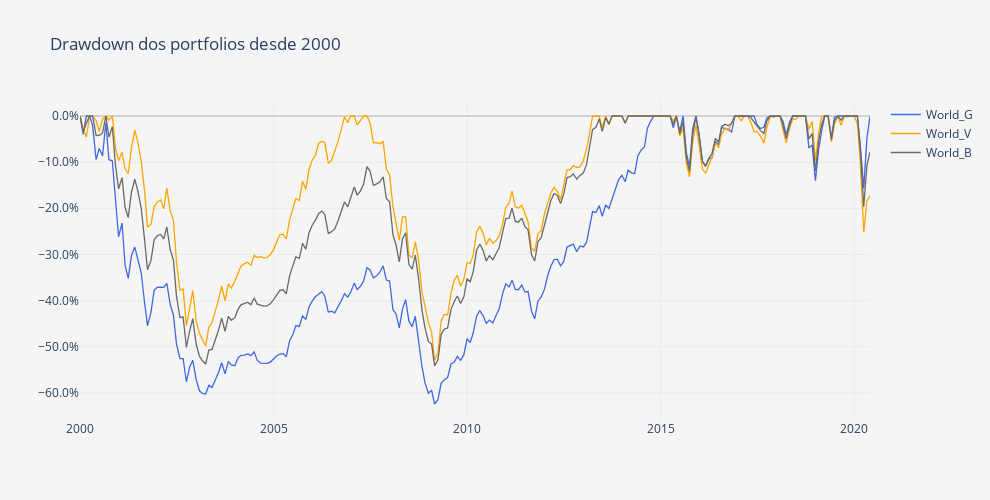

Here is the notebook cell this chart was saved with:
### Code cell
DD = pa.compute_drawdowns(fundos)
DD = DD /100

layout = go.Layout(
    title='Drawdown dos portfolios desde 2000',
    plot_bgcolor='#f5f5f5',
    paper_bgcolor='#f5f5f5',
    width=990,
    height=500,
    xaxis=dict(
        title='',
        showgrid=True,
        gridcolor='#ebebeb',
        titlefont=dict(size=12),
    ),
    yaxis=dict(
        title='',
        showgrid=True,
        gridcolor='#ebebeb',
        zeroline=True, # Adicionar ou não a zero line
        zerolinecolor='#d2d2d2',
        tickformat=".1%" # tickformat=".2%" se quiseres mais casas decimais
    ))

trace0 = go.Scatter(
    x = DD.index,
    y = DD.iloc[:, 0],
    name = DD.columns.to_list()[0],
    line = dict(
        color = 'royalblue',
        width = 1.3)
)

trace1 = go.Scatter(
    x = DD.index,
    y = DD.iloc[:, 1],
    name = DD.columns.to_list()[1],
    line = dict(
        color = 'orange',
        width = 1.3)
)

trace2 = go.Scatter(
    x = DD.index,
    y = DD.iloc[:, 2],
    name = DD.columns.to_list()[2],
    line = dict(
        color = 'dimgrey',
        width = 1.3)
)

data = [trace0, trace1, trace2]
        
fig = go.Figure(data=data, layout=layout)
py.iplot(fig)

### Figure 1 — Plotly figure (JSON) as saved in the notebook; plotly's stock layout.template omitted (floating-point values rounded to 4 significant figures; data arrays with more than 128 entries replaced by an {"elided": "..."} marker saying what was removed)
{"data": [{"line": {"color": "royalblue", "width": 1.3}, "name": "World_G", "type": "scatter", "x": {"elided": "246 str values"}, "y": {"elided": "246 float values"}}, {"line": {"color": "orange", "width": 1.3}, "name": "World_V", "type": "scatter", "x": {"elided": "246 str values"}, "y": {"elided": "246 float values"}}, {"line": {"color": "dimgrey", "width": 1.3}, "name": "World_B", "type": "scatter", "x": {"elided": "246 str values"}, "y": {"elided": "246 float values"}}], "layout": {"height": 500, "paper_bgcolor": "#f5f5f5", "plot_bgcolor": "#f5f5f5", "title": {"text": "Drawdown dos portfolios desde 2000"}, "width": 990, "xaxis": {"autorange": true, "gridcolor": "#ebebeb", "range": ["1999-12-31", "2020-05-29"], "showgrid": true, "title": {"font": {"size": 12}, "text": ""}, "type": "date"}, "yaxis": {"autorange": true, "gridcolor": "#ebebeb", "range": [-0.6588, 0.03467], "showgrid": true, "tickformat": ".1%", "title": {"text": ""}, "type": "linear", "zeroline": true, "zerolinecolor": "#d2d2d2"}}}
